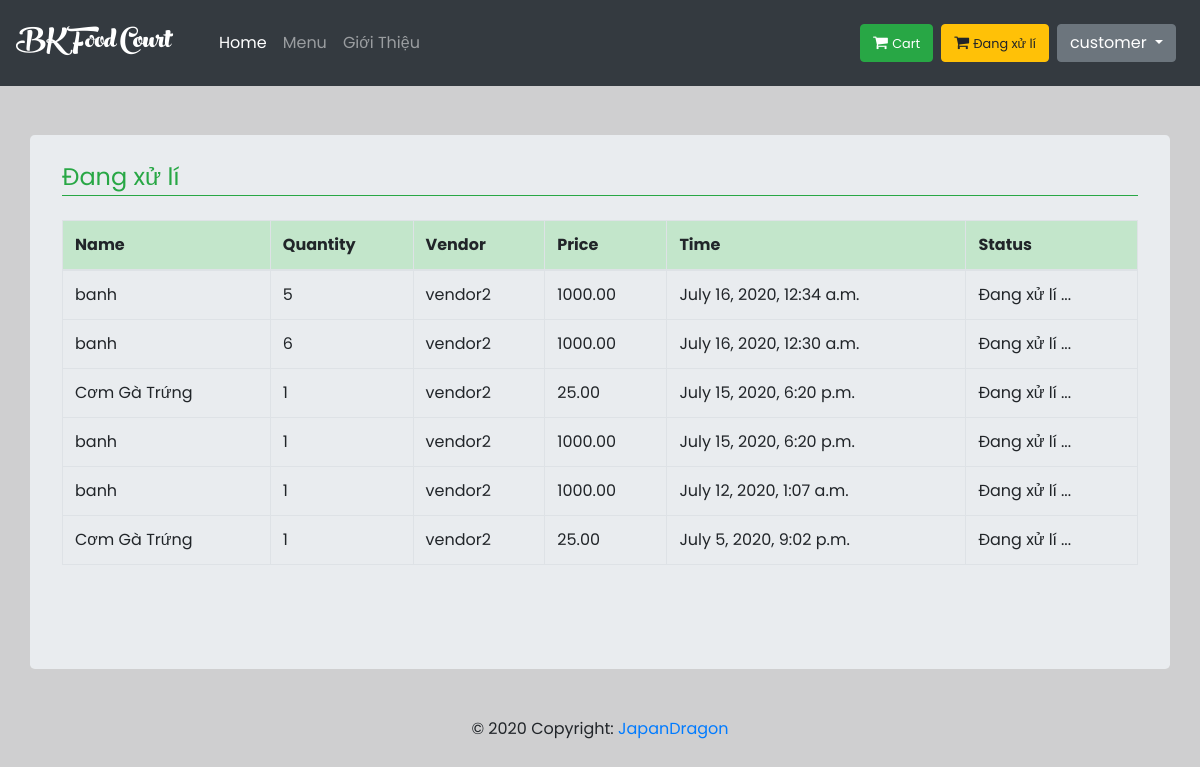
The page /menu/processing/ (signed in) on the database as committed earlier.
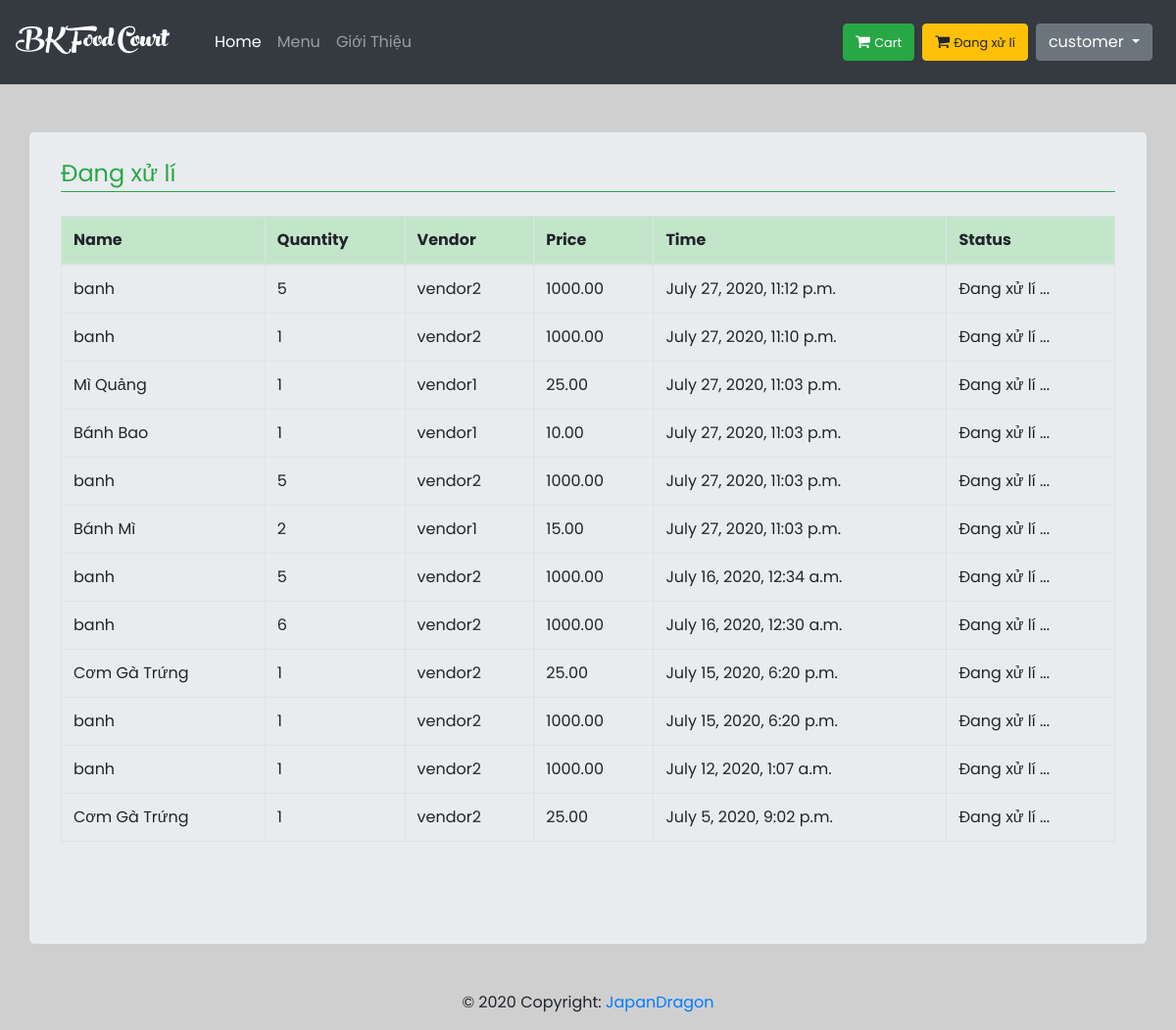
The same page on the database as committed later.
### home/models.py (models this page shows, shortened)
class PayDone(models.Model):
    customer = models.ForeignKey(User, null=True, on_delete=models.CASCADE, limit_choices_to={
        'is_staff': False
    }, related_name='customer')
    vendor = models.ForeignKey(User, null=True, on_delete=models.CASCADE, limit_choices_to={
        'is_staff': True
    }, related_name='vendor')
    food = models.CharField(max_length=200)
    quantity = models.IntegerField(default=1)
    price = models.DecimalField(max_digits=10, decimal_places=2)
    date_pay = models.DateTimeField(default=timezone.now())
    notice = models.TextField(blank=True, default='')
    class Meta:
        ordering = ('-date_pay',)
    def get_item_by_customer(self, customer_id):
        try:
            return self.objects.filter(customer_id=customer_id)
        except:
            return None

### order/views.py (the view)
# urls.py: path('processing/', order_view.food_proccessing, name='food-processing'),
def food_proccessing(request):
    foods = PayDone.get_item_by_customer(PayDone, request.user.id)
    return render(request, 'menu/dangxuli.html', {
        'foods': foods
    })

### Food/processor.py (called while the page is built)
def context(request):
    return {
        'list': foods.objects.all(),
    }

### templates/menu/dangxuli.html (shortened to what this page needs)
{% extends 'home/base.html' %}
{% block container %}
 <div class="container mt-5 jumbotron pt-4">
        <fieldset class="mb-3">
            <legend class="border-bottom border-success text-success">Đang xử lí</legend>
        </fieldset>
        <table class="table table-{1:striped|sm|bordered|hover|inverse} table-inverse table-bordered">
            <thead class="thead-inverse|thead-default table-bordered table-success">
            <tr>
                <th>Name</th>
                <th>Quantity</th>
                <th>Vendor</th>
                <th>Price</th>
                <th>Time</th>
                <th>Status</th>
            </tr>
            </thead>
            <tbody>
            {% for food in foods %}
                <tr>
                    <td scope="row">{{ food.food }}</td>
                    <td>{{ food.quantity }}</td>
                    <td>{{ food.vendor }}</td>
                    <td>{{ food.price }}</td>
                    <td>{{ food.date_pay }}</td>
                    <td>Đang xử lí ...</td>
                </tr>
            {% endfor %}
            </tbody>
        </table>
        <br>
    </div>
{% endblock %}

### templates/home/base.html (shortened to what this page needs)
<!DOCTYPE html>
<html lang="en">
<head>
    {% load static %}
    <link rel="stylesheet" href="{% static 'bootstrap/css/bootstrap.min.css' %}">
    <link rel="stylesheet" type="text/css" href="{% static 'home/CSS/style.css' %}"/>
    <link rel="stylesheet" href="https://cdnjs.cloudflare.com/ajax/libs/font-awesome/4.7.0/css/font-awesome.min.css">
    <link rel="stylesheet" href="https://cdnjs.cloudflare.com/ajax/libs/toastr.js/latest/toastr.min.css">
</head>
<body style="padding-top: 65pt">
<nav class="navbar navbar-expand-md navbar-dark bg-dark fixed-top">
    <a href="{% url 'home' %}" class="navbar-brand">
        <div class="logo">
            BK Food Court
        </div>
    </a>
    <div class="collapse navbar-collapse ml-md-4" id="navbarCollapse">
        <div class="navbar-nav">
            <a href="{% url 'home' %}" class="nav-item nav-link active">Home</a>
            <a href="{% url 'menu' %}" class="nav-item nav-link">Menu</a>
            <a href="{% url 'intro' %}" class="nav-item nav-link">Giới Thiệu</a>
        </div>
        <div class="navbar-nav ml-auto">
            {% if user.is_authenticated %} {% if user.is_staff %}
                {% if not user.is_superuser %}
                    <a href="{% url 'donhang' %}">
                        <button class="btn btn-warning mr-2"><i class="fa fa-shopping-cart" aria-hidden="true"></i>
                            <small>Đơn Hàng</small>
                        </button>
                    </a>
                    <a href="{% url 'foodstore' %}">
                        <button class="btn btn-info mr-2"><i class="fa fa-cutlery" aria-hidden="true"></i>
                            <small>Food Store</small>
                        </button>
                    </a>
                    <a href="{% url 'addfood' %}">
                        <button class="btn btn-outline-info mr-2"><i class="fa fa-pencil-square-o"
                                                                     aria-hidden="true"></i>
                            <small>Add Food</small>
                        </button>
                    </a>
                    <div class="dropdown">
                        <button class="btn btn-secondary dropdown-toggle mr-sm-2" type="button" id="dropdownMenuButton"
                                data-toggle="dropdown" aria-haspopup="true" aria-expanded="false">
                            {{ user.get_username }}
                        </button>
                        <div class="dropdown-menu dropdown-menu-right" aria-labelledby="dropdownMenuButton">
                            <a class="dropdown-item" href="{% url 'profile' %}">Thông Tin Tài Khoản</a>
                            <a class="dropdown-item" href="{% url 'accountupdate' %}">Chỉnh Sửa Thông Tin</a>
                            <a class="dropdown-item" href="{% url 'report' %}">Report</a>
                            <a class="dropdown-item" href="{% url 'logout' %}">Đăng xuất</a>
                        </div>
                    </div>
                {% else %}
                    <a href="{% url 'list_vendor' %}">
                        <button class="btn btn-warning mr-2"><i class="fa fa-shopping-cart" aria-hidden="true"></i>
                            <small>Vendor</small>
                        </button>
                    </a>
                    <a href="{% url 'new_vendor' %}">
                        <button class="btn btn-info mr-2"><i class="fa fa-pencil-square-o" aria-hidden="true"></i>
                            <small>Add Vendor</small>
                        </button>
                    </a>
                    <div class="dropdown">
                        <button class="btn btn-secondary dropdown-toggle mr-sm-2" type="button" id="dropdownMenuButton"
                                data-toggle="dropdown" aria-haspopup="true" aria-expanded="false">
                            {{ user.get_username }}
                        </button>
                        <div class="dropdown-menu dropdown-menu-right" aria-labelledby="dropdownMenuButton">
                            <a class="dropdown-item" href="{% url 'profile' %}">Thông Tin Tài Khoản</a>
                            <a class="dropdown-item" href="{% url 'accountupdate' %}">Chỉnh Sửa Thông Tin</a>
                            <a class="dropdown-item" href="{% url 'logout' %}">Đăng xuất</a>
                        </div>
                    </div>
                {% endif %}
            {% else %}
                <a href="{% url 'cart' %}">
                    <button class="btn btn-success mr-2"><i class="fa fa-shopping-cart" aria-hidden="true"></i>
                        <small>Cart</small>
                    </button>
                </a>
                <a href="{% url 'food-processing' %}">
                    <button class="btn btn-warning mr-2"><i class="fa fa-shopping-cart" aria-hidden="true"></i>
                        <small>Đang xử lí</small>
                    </button>
                </a>
                <div class="dropdown">
                    <button class="btn btn-secondary dropdown-toggle mr-sm-2" type="button" id="dropdownMenuButton"
                            data-toggle="dropdown" aria-haspopup="true" aria-expanded="false">
                        {{ user.get_username }}
                    </button>
                </div>
            {% endif %} {% else %}
                <a class="btn btn-secondary nav-item mr-sm-2" href="{% url 'login' %}">Đăng nhập
                </a>
                <a class="btn nav-item btn-outline-light mr-sm-2" href="{% url 'register' %}">Đăng kí
                </a> {% endif %}
        </div>
    </div>
</nav>
{% block container %} {% endblock container %} {% block script %} {% endblock script %}
<footer class=" font-small blue">
  <div class="footer-copyright text-center py-3">© 2020 Copyright:
    <a href="https://github.com/huynhnhatlong9/" target="_blank"> JapanDragon</a>
  </div>
</footer>
</body>
</html>

### static/home/CSS/style.css (style rules this page uses)
* { text-decoration: none; }
body { position: relative; min-height: 100%; font-family: "Poppins", sans-serif; padding: 0pt; background-color: rgba(175, 175, 177, 0.6); }
.logo { font-family: peachcream !important; font-size: 40px; color: white; transition: 0.9s; }

Rows that differ between the two databases and show on the page:
added PayDone: food "banh", quantity "5", vendor "vendor2", price "1000.00", date_pay "July 27, 2020, 11:12 p.m."
added PayDone: food "banh", quantity "1", vendor "vendor2", price "1000.00", date_pay "July 27, 2020, 11:10 p.m."
added PayDone: food "Mì Quảng", quantity "1", vendor "vendor1", price "25.00", date_pay "July 27, 2020, 11:03 p.m."
added PayDone: food "Bánh Bao", quantity "1", vendor "vendor1", price "10.00", date_pay "July 27, 2020, 11:03 p.m."
added PayDone: food "banh", quantity "5", vendor "vendor2", price "1000.00", date_pay "July 27, 2020, 11:03 p.m."
added PayDone: food "Bánh Mì", quantity "2", vendor "vendor1", price "15.00", date_pay "July 27, 2020, 11:03 p.m."
